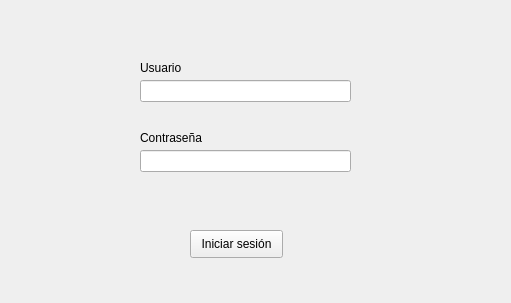
<?xml version="1.0" encoding="UTF-8"?>
<ui version="4.0">
 <class>Form</class>
 <widget class="QWidget" name="Form">
  <property name="geometry">
   <rect>
    <x>0</x>
    <y>0</y>
    <width>511</width>
    <height>303</height>
   </rect>
  </property>
  <property name="windowTitle">
   <string>Form</string>
  </property>
  <widget class="QLineEdit" name="lnEdit_usuario">
   <property name="geometry">
    <rect>
     <x>140</x>
     <y>80</y>
     <width>211</width>
     <height>22</height>
    </rect>
   </property>
   <property name="text">
    <string/>
   </property>
   <property name="maxLength">
    <number>16</number>
   </property>
  </widget>
  <widget class="QLabel" name="lbl_usuario">
   <property name="geometry">
    <rect>
     <x>140</x>
     <y>60</y>
     <width>55</width>
     <height>16</height>
    </rect>
   </property>
   <property name="text">
    <string>Usuario</string>
   </property>
  </widget>
  <widget class="QLabel" name="lbl_contrasenia">
   <property name="geometry">
    <rect>
     <x>140</x>
     <y>130</y>
     <width>71</width>
     <height>16</height>
    </rect>
   </property>
   <property name="text">
    <string>Contraseña</string>
   </property>
  </widget>
  <widget class="QLineEdit" name="lnEdit_contrasenia">
   <property name="geometry">
    <rect>
     <x>140</x>
     <y>150</y>
     <width>211</width>
     <height>22</height>
    </rect>
   </property>
   <property name="inputMethodHints">
    <set>Qt::ImhHiddenText|Qt::ImhNoAutoUppercase|Qt::ImhNoPredictiveText|Qt::ImhSensitiveData</set>
   </property>
   <property name="text">
    <string/>
   </property>
   <property name="maxLength">
    <number>20</number>
   </property>
   <property name="echoMode">
    <enum>QLineEdit::Password</enum>
   </property>
  </widget>
  <widget class="QPushButton" name="btn_login">
   <property name="geometry">
    <rect>
     <x>190</x>
     <y>230</y>
     <width>93</width>
     <height>28</height>
    </rect>
   </property>
   <property name="text">
    <string>Iniciar sesión</string>
   </property>
  </widget>
 </widget>
 <resources/>
 <connections/>
</ui>
